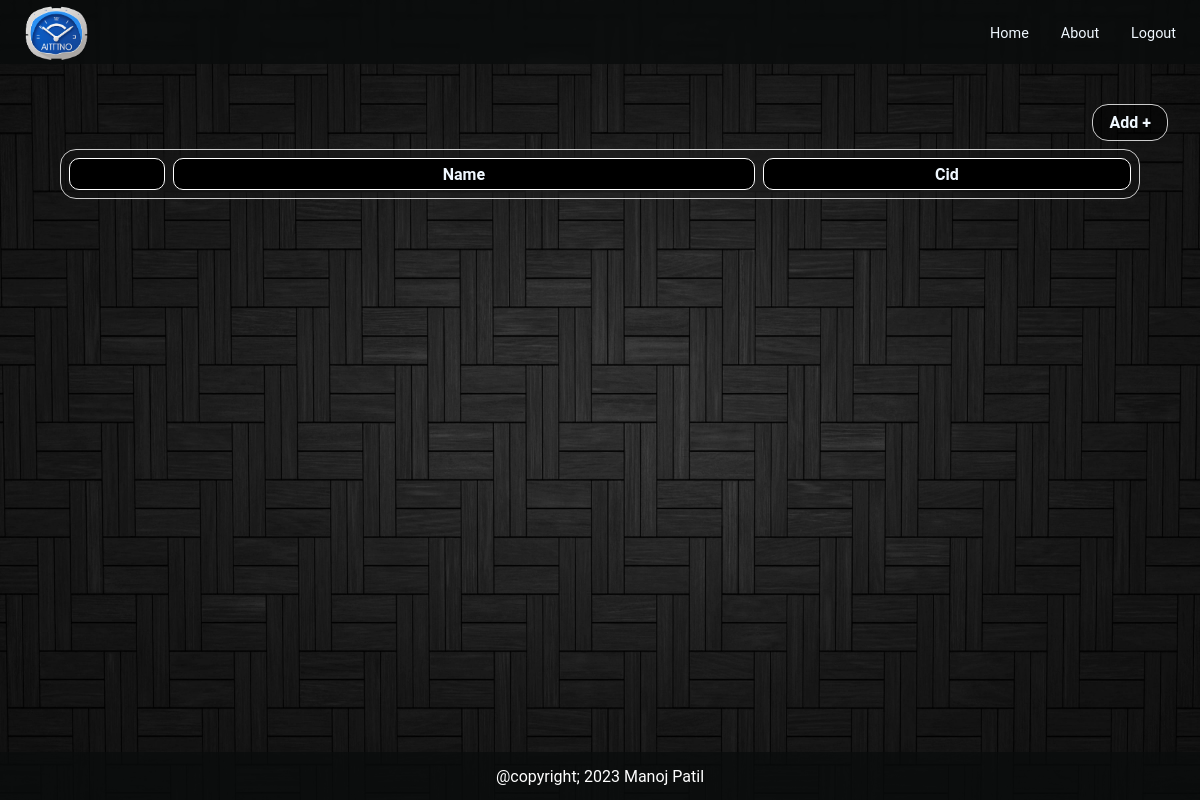
The app's page /edit/class (signed in), older data.
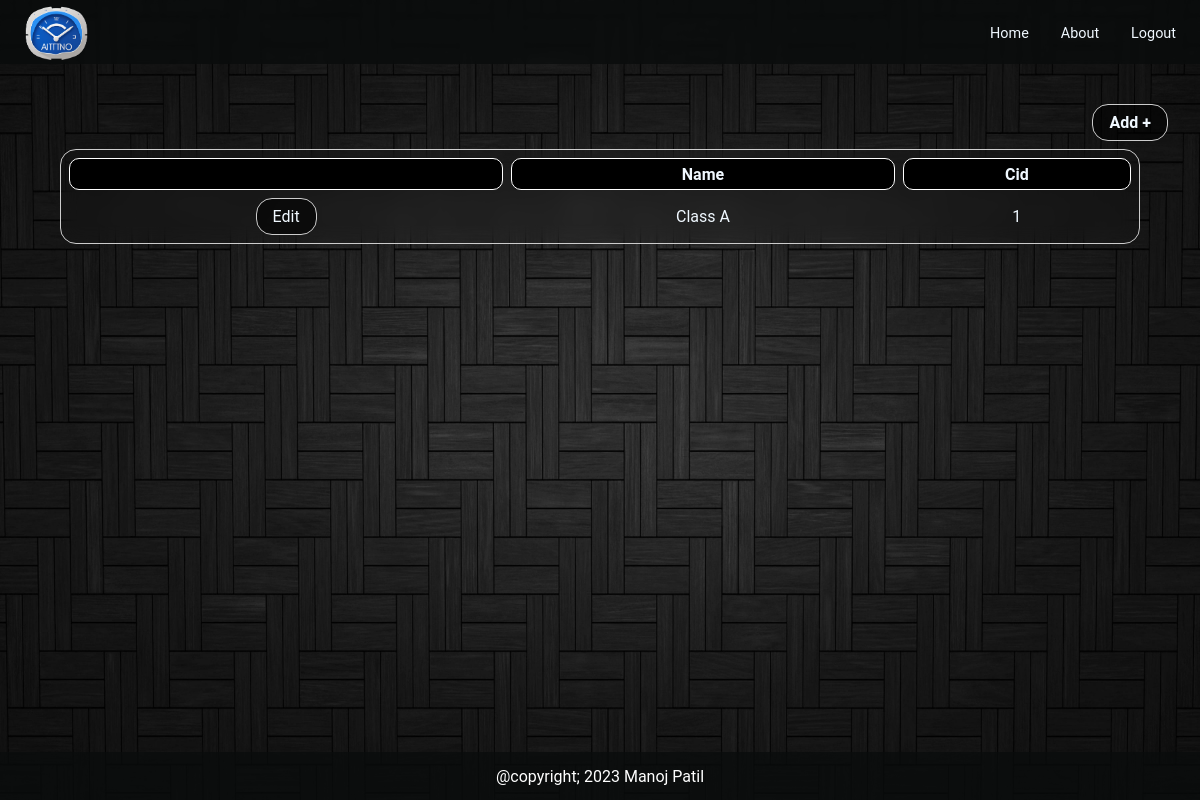
The same page, newer data.
### mainapp/models.py (models this page shows, shortened)
class Class(models.Model):
    name = models.CharField(max_length=200)
    cid = models.CharField(max_length=200,primary_key=True)
    students= models.ManyToManyField(Student,blank=True)

### mainapp/views.py (the view)
# urls.py: path('edit/<str:option>', edit, name='edit'),
@login_required(login_url="/login/")
def edit(request,option):
    if option=='stud':
        attr=[f.attname for f in Student._meta.fields]
        data=Student.objects.all()
    elif option=='class':
        attr=[f.attname for f in Class._meta.fields]
        data=Class.objects.all()
    elif option=='sub':
        attr=[f.attname for f in Subject._meta.fields]
        data=Subject.objects.all()
    elif option=='prof':
        attr=['id', 'username', 'first_name', 'last_name', 'email']
        data=User.objects.all()
    return render(request,'mainapp/edit.html',{'option':option,'attr':attr,'data':data})

### mainapp/templatetags/getattribute.py (called while the page is built)
def getattribute(value, arg):
    if hasattr(value, str(arg)):
        return getattr(value, arg)
    elif hasattr(value, 'has_key') and value.has_key(arg):
        return value[arg]
    elif numeric_test.match(str(arg)) and len(value) > int(arg):
        return value[int(arg)]
    else:
        return settings.TEMPLATE_STRING_IF_INVALID

### mainapp/templates/mainapp/edit.html (shortened to what this page needs)
{% extends 'base.html' %}
{% load static %}
{% block css %}
{% load getattribute %}
<link rel="stylesheet" href="{% static 'mainapp/edit.css' %}">
{% endblock css %}
{% block content %}
<div class="add-section">
    <a class="add" href="/editmain/{{option}}/00">Add +</a>
</div>
<div class="block">
        <table class="inner-block">
        <thead>
            <tr class="header">
                <th></th>
                {% for a in attr %}
                <th>{{a}}</th>
                {%endfor%}
            </tr>
        </thead>
        <tbody>
            {% for value in data %}
            <tr>
                <td class="edit-outer"><a class="edit" href="/editmain/{{option}}/{{value.pk}}">Edit</a></td>
                {% for a in attr %}
            <td>{{ value|getattribute:a }}</td>
            {%endfor%}
            </tr>
            {%endfor%}
            </tbody>
        </table>
</div>
{% endblock content %}

### mainapp/templates/base.html (shortened to what this page needs)
{% load static %}
<!DOCTYPE html>
<html lang="en">
<head>
    <link rel="stylesheet" href="{% static 'base.css' %}">
    {% block css %}{% endblock %}
</head>
<body>
<nav>
    <img src="{% static 'images/logo.png' %}" class="sub-nav" alt="logo" height="100%">
    <ul class="sub-nav">
        <li><a href="{% url 'mainapp:home' %}">Home</a></li>
        <li><a href="{% url 'mainapp:about' %}">About</a></li>
        {% if user.is_authenticated %}
        <li><a href="{% url 'login:logout' %}">Logout</a></li>
        {% endif %}
    </ul>
</nav>
{% block content %}{% endblock %}
<footer>
    <p><a href="https://www.linkedin.com/in/mpaantoijl">@copyright;   2023 Manoj Patil</a></p>
</footer>
</body>
</html>

### mainapp/static/base.css (style rules this page uses)
* { margin:0px; padding:0px; box-sizing: border-box; color: aliceblue; }
html,body { height:100%; width:100%; font-family: 'Roboto', sans-serif; color:aliceblue; z-index: -1; }
body { background: url('images/wallpaper.jpg'); background-repeat: no-repeat; background-size: cover; }
nav { margin-bottom: 2rem; height:4rem; background-color:#090c0cc7; display:flex; justify-content: space-between; align-items: center; backdrop-filter: blur(2px); }
nav ul { padding:1.5rem; display: flex; list-style: none; gap:2rem; }
nav ul li a { text-decoration: none; font-size: 0.9rem; color: inherit; transition: all 0.3s ease; }
footer { position: absolute; bottom: 0px; background: transparent; width: 100%; background-color: #090c0cc7; height: 3rem; display: flex; justify-content: center; align-items: center; }
footer p a { color:white; text-decoration: none; }

### mainapp/static/mainapp/edit.css (style rules this page uses)
.block { display: flex; width: 100%; overflow-y: auto; height: calc(100vh - 14rem); justify-content: center; align-items: flex-start; }
.add-section { display: flex; flex-direction: row; justify-content: flex-end; gap:2rem; padding:.5rem 2rem .5rem 0; }
.add-section>* { font-weight: bold; background-color: #00000091; padding: .5rem 1rem; border-radius: 1rem; border: 1px solid #ccc; cursor: pointer; }
.inner-block { backdrop-filter: blur(10px); width: 90%; border-radius: 1rem; border: 1px solid #ccc; border-spacing: .5rem; }
th { text-transform: capitalize; padding:.2rem; position: sticky; top: 0; background: black; border-radius: 10px; border: solid 1px white; border-spacing: 2rem; height:2rem; box-sizing: border-box; }
.edit { background-color: #00000091; padding: .5rem 1rem; border-radius: 1rem; border: 1px solid #ccc; cursor: pointer; }
.edit-outer { display: flex; justify-content: center; }
td { text-align: center; }
a { text-decoration: none; }

Row changes from the older to the newer data that the page shows:
added Class: attr "Class A" "1"
